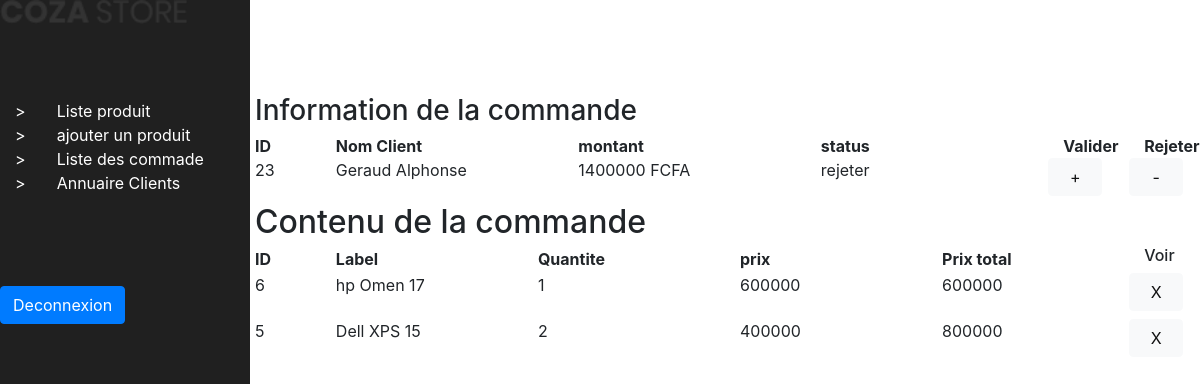
Screenshot of /admin/commande.php with the database file from the repository.
### tables this page shows
CREATE TABLE `commande` (
  `id` int(11) NOT NULL,
  `id_client_commande` int(11) NOT NULL,
  `date_commande` timestamp NOT NULL DEFAULT current_timestamp(),
  `status_commande` varchar(25) NOT NULL DEFAULT 'attente',
  `cart_id_commande` varchar(25) NOT NULL,
  `total` int(11) NOT NULL
);

CREATE TABLE `client` (
  `id_client` int(11) NOT NULL,
  `nom_client` varchar(64) NOT NULL,
  `prenom_client` varchar(64) NOT NULL,
  `adresse_client` varchar(56) NOT NULL,
  `mail_client` varchar(64) NOT NULL,
  `mdp_client` varchar(64) NOT NULL,
  `token` varchar(64) DEFAULT NULL,
  `session` timestamp NOT NULL DEFAULT current_timestamp()
);

CREATE TABLE `panier` (
  `id` int(11) NOT NULL,
  `cart_id` varchar(25) NOT NULL,
  `id_produit_panier` int(11) NOT NULL,
  `quantite_produit_panier` int(11) NOT NULL
);

CREATE TABLE `produits` (
  `id` int(11) NOT NULL,
  `nom_produit` varchar(64) NOT NULL,
  `prix` int(1) NOT NULL,
  `description` text NOT NULL,
  `img_produit` varchar(64) DEFAULT NULL,
  `categorie` int(11) NOT NULL,
  `tag` varchar(64) DEFAULT NULL
);

### backend/config/Database.php (called while the page is built, shortened)
<?php
class Database
{
    public $host   = DB_HOST;
    public $user   = DB_USER;
    public $pass   = DB_PASS;
    public $dbname = DB_NAME;
    public $link;
    private function connectDB()
    {
        $this->link = new mysqli(
            $this->host,
            $this->user,
            $this->pass,
            $this->dbname
        );
    }
    public function select($query)
    {
        $result = $this->link->query($query) or
        die($this->link->error . __LINE__);
        if ($result->num_rows > 0) {
            return $result;
        } else {
            return false;
        }
    }
}

### backend/instances/instances.php (called while the page is built, shortened)
<?php
     require("".$_SERVER['DOCUMENT_ROOT']."/quemada/backend/classes/Panier.php");
     $panier = new Panier();
     require("".$_SERVER['DOCUMENT_ROOT']."/quemada/backend/classes/Commande.php");
     $commande = new Commande();

### backend/classes/Commande.php (called while the page is built, shortened)
<?php
     include_once("".$_SERVER['DOCUMENT_ROOT']."/quemada/backend/config/Database.php");
     class Commande
     {
          public function __construct()
          {
               $this->db = new Database();
          }
          public function read_commande_by_cart($cart)
          {
               $query = "SELECT * FROM commande LEFT JOIN client ON commande.id_client_commande = client.id_client WHERE commande.cart_id_commande='$cart' LIMIT 1";
               $result = $this->db->select($query);
               return $result;
          }
     }

### backend/classes/Panier.php (called while the page is built, shortened)
<?php
     include_once("".$_SERVER['DOCUMENT_ROOT']."/quemada/backend/config/Database.php");
     class Panier
     {
          public function __construct()
          {
               $this->db = new Database();
          }
          public function read_cart_by_cart($cart)
          {
               $query = "SELECT panier.id_produit_panier as id , panier.quantite_produit_panier as quantite, produits.prix as prix, produits.id as id_produit, produits.nom_produit as nom FROM panier left join produits ON panier.id_produit_panier = produits.id where panier.cart_id = '$cart'";
               $result = $this->db->select($query);
               return $result;
          }
     }

### admin/commande.php (the view)
<!DOCTYPE html>
<html lang="en">
<?php
	include("./components/head.php")
?>
<body>
	<div id="adminContainer">
		<?php
			require_once("./components/sidebar.php")
		?>
		<section id="adminScreen" class="container-fluid">
			<div class="row spacer"></div>
			<form class="row">
				<h3>Information de la commande</h3>
				<div class="col-12">
					<div class="row">
						<table class="col-12">
							<tr class="row">
								<th class="col-1">ID</th>
								<th class="col">Nom Client</th>
								<th class="col">montant</th>
								<th class="col">status</th>
								<th class="col-1">Valider</th>
								<th class="col-1">Rejeter</th>
							</tr>
							<?php
								$data = $commande->read_commande_by_cart("mOv3PfdA0B");
								foreach ($data as $datum) {?>
							<tr class="row">
								<td class="col-1"><?php echo $datum['id'] ?></td>
								<td class="col"><?php echo $datum['nom_client']; echo " "; echo $datum['prenom_client'];  ?></td>
								<td class="col"><?php echo $datum['total'] ?> FCFA</td>
								<td class="col"><?php echo $datum['status_commande'] ?></td>
								<td class="col-1">
									<a href="./update.php?fini=true&id=<?php echo $datum['id'] ?>" class="row">
										<label class="col-8 btn btn-light">+</label>
									</a>
								</td>
								<td class="col-1">
									<a href="./update.php?rejeter=true&id=<?php echo $datum['id'] ?>" class="row">
										<label class="col-8 btn btn-light">-</label>
									</a>
								</td>
							</tr>
							<?php } ?>
						</table>
					</div>
					<div class="row">
						<h2>Contenu de la commande </h2>
						<table class="col-12">
							<tr class="row">
								<th class="col-1">ID</th>
								<th class="col">Label</th>
								<th class="col">Quantite</th>
								<th class="col">prix</th>
								<th class="col">Prix total</th>
								<th class="col-1"><h6>Voir</h6></th>
							</tr>
							<?php
							$conCommande = $panier->read_cart_by_cart("mOv3PfdA0B");
							foreach($conCommande as $produit){?>
								<tr class="row">
									<td class="col-1"><?php echo $produit["id"] ?></td>
									<td class="col"><?php echo $produit["nom"] ?></td>
									<td class="col"><?php echo $produit["quantite"] ?></td>
									<td class="col"><?php echo $produit["prix"] ?></td>
									<td class="col"><?php echo bcmul($produit['quantite'], $produit['prix']) ?></td>
									<td class="col-1">
										<a href="/quemada/produit.php?product_num=<?php echo $produit['id'] ?>" class="row">
											<label class="col-8 btn btn-light">X</label>
										</a>
									</td>
								</tr>
							<?php } ?>
						</table>
					</div>
				</div>
			</form>
		</section>
	</div>
</body>
</html>

### admin/style/main.css (style rules this page uses)
*, *::after, *::before { padding: 0; margin: 0; box-sizing: border-box; transition: 0.3s ease; }
a { color: inherit; list-style: none; text-decoration: none; }
section { min-height: 50vh; }
.spacer { height: 75px; }
#adminContainer { display: grid; grid-template-columns: 250px 1fr; width: 100vw; height: 100vh; }
#adminContainer #adminScreen { overflow-y: scroll; padding: 20px; }

### rows the page displays
commande: id "23", client.nom_client "Geraud", client.prenom_client "Alphonse", total "1400000", status_commande "rejeter"
panier: id_produit_panier "6", produits.nom_produit "hp Omen 17", quantite_produit_panier "1", produits.prix "600000"
panier: id_produit_panier "5", produits.nom_produit "Dell XPS 15", quantite_produit_panier "2", produits.prix "400000", quantite_produit_panier.prix "800000"
